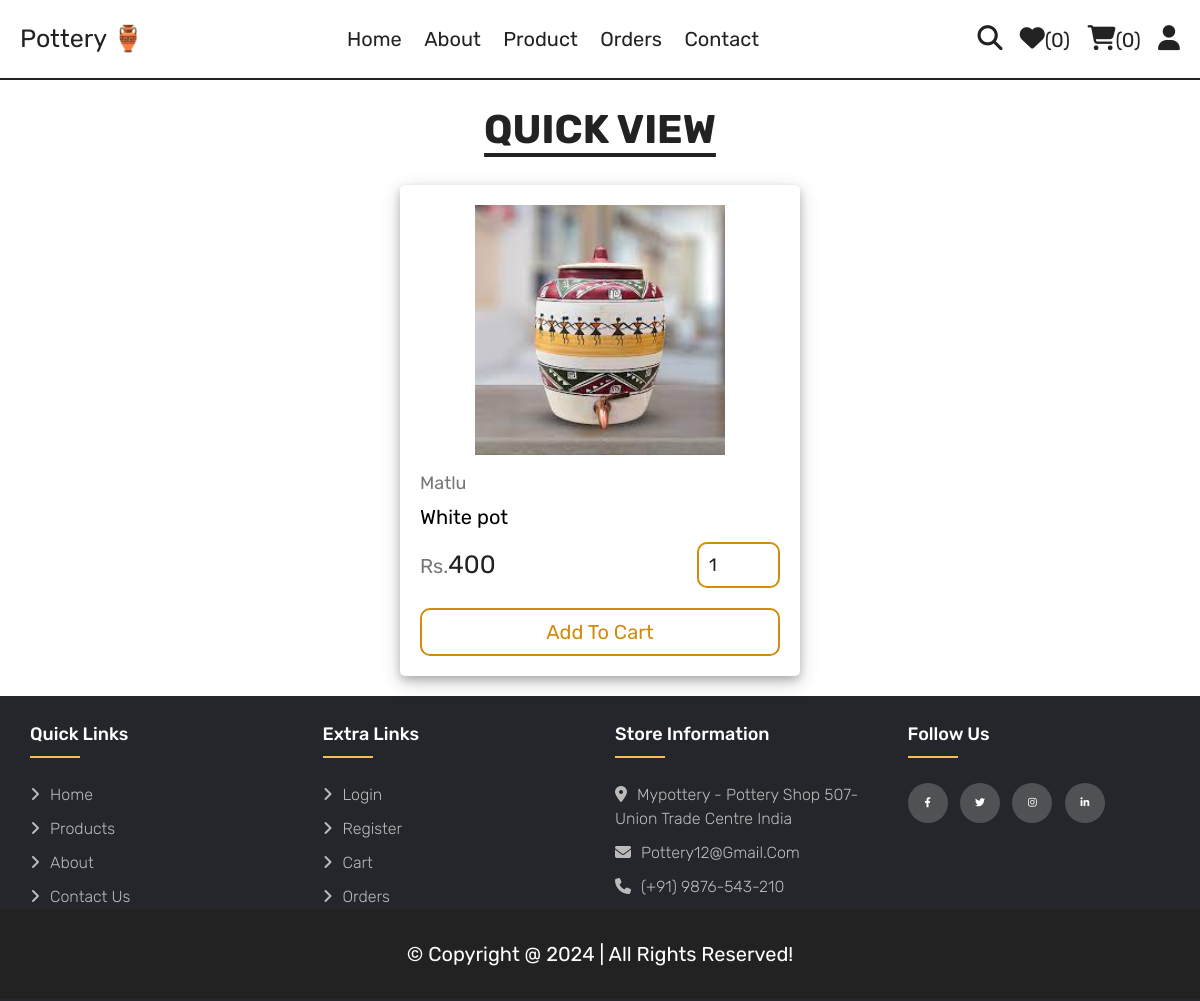
Screenshot of /quick_view.php?pid=7 with the database file from the repository.
### tables this page shows
CREATE TABLE `products` (
  `id` int(100) NOT NULL,
  `name` varchar(100) NOT NULL,
  `category` varchar(100) NOT NULL,
  `price` int(10) NOT NULL,
  `image` varchar(100) NOT NULL
);

### quick_view.php (the view, shortened to what this page needs)
<?php
include 'components/connect.php';
?>
<!DOCTYPE html>
<html lang="en">
<head>
   <link rel="stylesheet" href="https://cdnjs.cloudflare.com/ajax/libs/font-awesome/6.1.1/css/all.min.css">
   <link rel="stylesheet" href="css/style.css">
</head>
<body>
<?php include 'components/user_header.php'; ?>
<section class="quick-view">
   <h1 class="title">quick view</h1>
   <?php
      $pid = $_GET['pid'];
      $select_products = $conn->prepare("SELECT * FROM `products` WHERE id = ?");
      $select_products->execute([$pid]);
      if($select_products->rowCount() > 0){
         while($fetch_products = $select_products->fetch(PDO::FETCH_ASSOC)){
   ?>
   <form action="" method="post" class="box">
      <img src="uploaded_img/<?= $fetch_products['image']; ?>" alt="">
      <a href="category.php?category=<?= $fetch_products['category']; ?>" class="cat"><?= $fetch_products['category']; ?></a>
      <div class="name"><?= $fetch_products['name']; ?></div>
      <div class="flex">
         <div class="price"><span>Rs.</span><?= $fetch_products['price']; ?></div>
         <input type="number" name="qty" class="qty" min="1" max="99" value="1" maxlength="2">
      </div>
      <button type="submit" name="add_to_cart" class="cart-btn">add to cart</button>
   </form>
   <?php
         }
      }else{
         echo '<p class="empty">no products added yet!</p>';
      }
   ?>
</section>
<?php include 'components/footer.php'; ?>
</body>
</html>

### css/style.css (style rules this page uses)
:root { --yellow:#fed330; --red:#e74c3c; --white:#fff; --black:#222; --light-color:#777; --border:.2rem solid var(--black); }
* { font-family: 'Rubik', sans-serif; margin:0; padding:0; box-sizing: border-box; outline: none; border: none; text-decoration: none; }
html { font-size: 62.5%; overflow-x: hidden; scroll-behavior: smooth; stop-opacity: 7rem; }
section { margin:0 auto ; max-width: 1200px; padding:2rem; }
.title { text-align: center; margin-bottom: 2.5rem; font-size: 4rem; color:var(--black); text-transform: uppercase; text-decoration: underline; text-underline-offset: 1rem; }
.quick-view form { max-width: 40rem; padding:2rem; border-radius: .5rem; box-shadow: 0 4px 8px 0 rgba(0, 0, 0, 0.2), 0 6px 20px 0 rgba(0, 0, 0, 0.19); position: relative; margin:0 auto; }
.quick-view form img { height: 25rem; width: 100%; object-fit: contain; margin-bottom: 1rem; }
.quick-view form .cat { font-size: 1.8rem; color:var(--light-color); }
.quick-view form .name { font-size: 2rem; margin:.5rem 0; }
.quick-view form .flex { display: flex; justify-content: space-between; align-items: center; gap:1.5rem; margin:1rem 0; }
.quick-view form .flex .price { font-size: 2.5rem; color:var(--black); }
.quick-view form .flex .price span { font-size: 2rem; color:var(--light-color); }
.quick-view form .flex .qty { border:var(--border); border-color: rgb(210, 140, 11); border-radius: 1rem; padding:1rem; font-size: 1.8rem; color:var(--black); }
.quick-view form .cart-btn { width: 100%; padding:1rem 3rem; text-align: center; border:var(--border); border-color: rgb(210, 140, 11); border-radius: 1rem; font-size: 2rem; color:rgb(210, 140, 11); cursor: pointer; text-transform: capitalize; background: none; margin-top: 1rem; }
body { line-height: 1.5; font-family: 'Poppins', sans-serif; }
* { margin:0; padding:0; box-sizing: border-box; }

### rows the page displays
products: image (picture), category "Matlu", name "White pot", price "400"

### other values shown
$total_wishlist_counts "0"
$total_cart_items "0"
